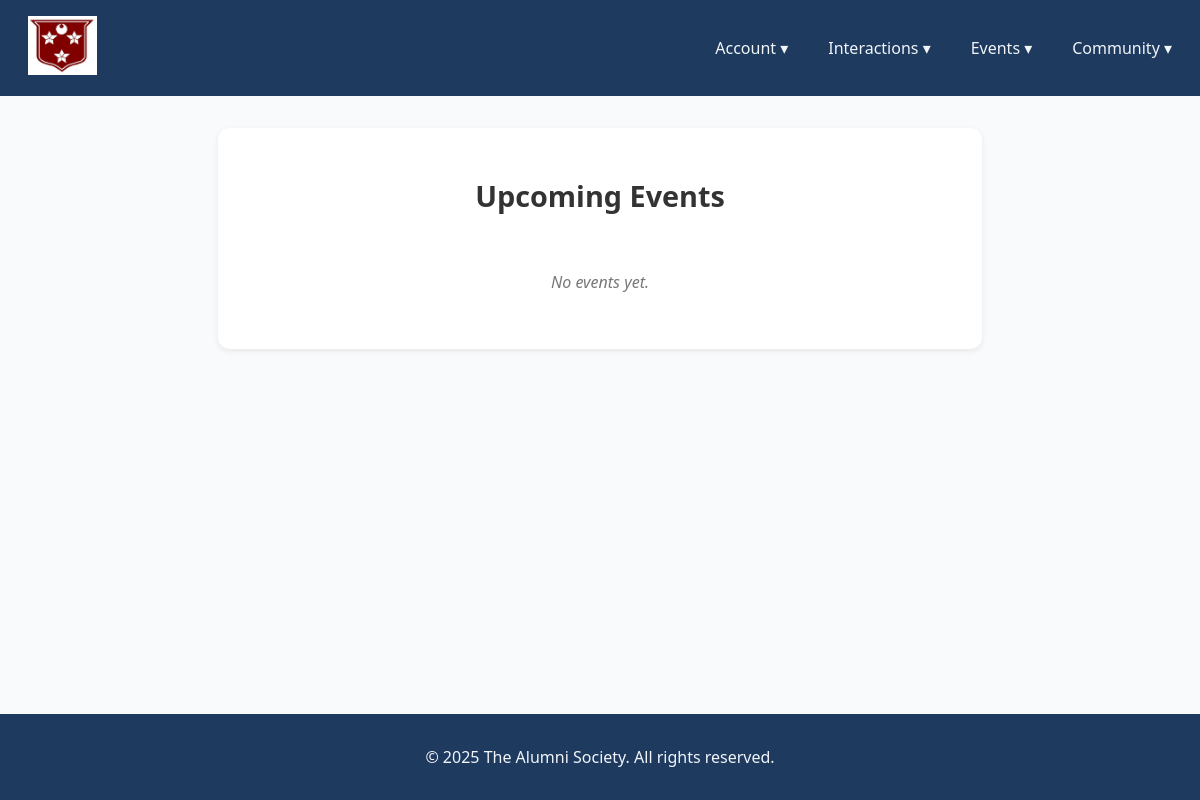
/events/ (signed in), run on an earlier commit of the app's database.
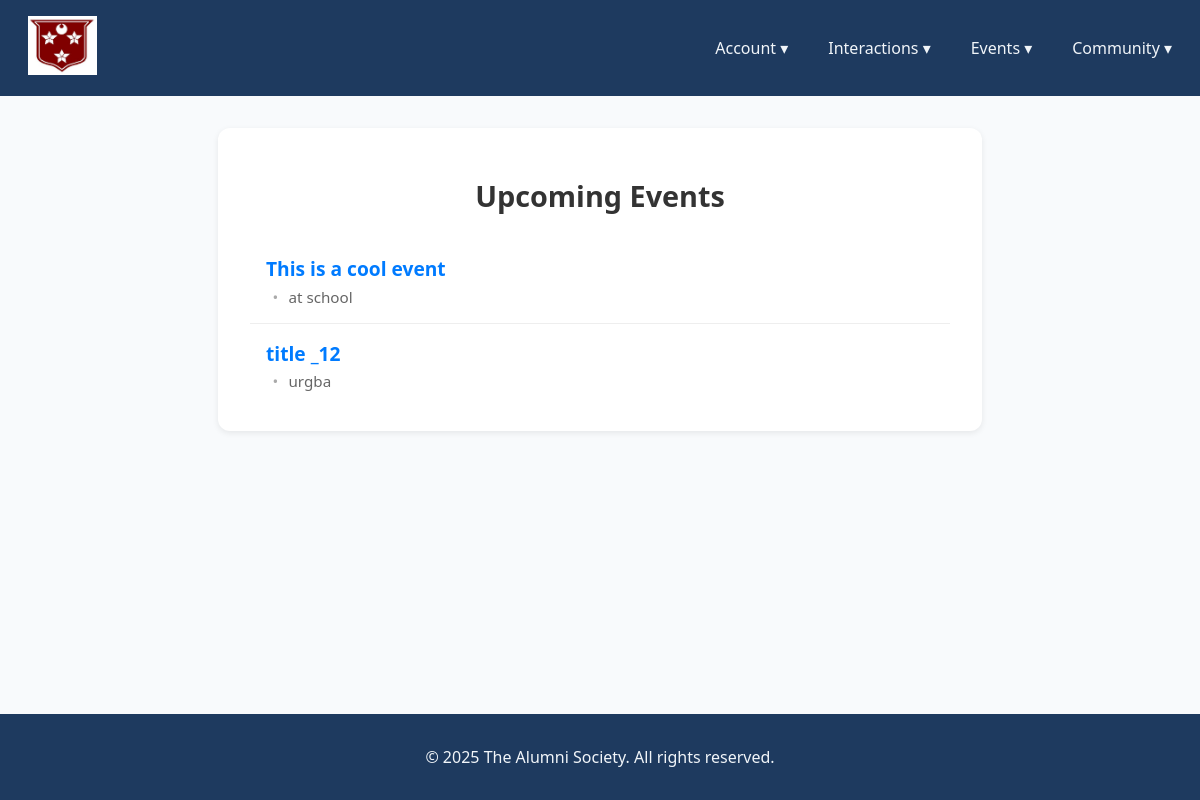
And on a later commit of the database.
### events/models.py (models this page shows, shortened)
class Event(models.Model):
    school = models.ForeignKey(
        School,
        on_delete=models.CASCADE,
        related_name="Events",
        default=1
    )
    title = models.CharField(max_length=200)
    description = models.TextField()
    location = models.CharField(max_length=200, blank=True)
    start_time = models.DateTimeField()
    end_time = models.DateTimeField()
    created_by = models.ForeignKey(
        settings.AUTH_USER_MODEL,
        on_delete=models.CASCADE,
        related_name="events_created"
    )
    created_at = models.DateTimeField(auto_now_add=True)
    updated_at = models.DateTimeField(auto_now=True)

### events/views.py (the view)
# urls.py: path("", views.event_list_view, name="event_list"),
def event_list_view(request):
    events = Event.objects.filter(school=request.user.school).order_by("start_time")
    return render(request, "events/event_list.html", {"events": events})

### events/templates/events/event_list.html
{% extends "Main/base.html" %}
{% block content %}
<div class="event-list_container">
    <h2 class="event-list_title">Upcoming Events</h2>
    <ul class="event-list_items">
        {% for event in events %}
            <li class="event-list_item">
                <a href="{% url 'events:event_detail' event.pk %}" class="event-list_link">
                    {{ event.title }}
                </a>
                <div class="event-list_meta">
                    {{ event.date|date:"D, d M Y H:i" }} <span>•</span> {{ event.location }}
                </div>
            </li>
        {% empty %}
            <li class="event-list_empty">No events yet.</li>
        {% endfor %}
    </ul>
</div>
{% endblock %}

What changed in the data, as far as the page shows it:
added Event: title "This is a cool event", location "at school"
added Event: title "title _12", location "urgba"
Also different on the page:
text no longer shown: "No events yet."
